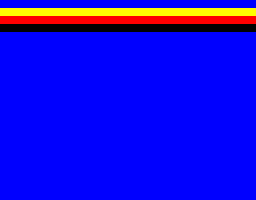

A 2D game scene composited from a Tiled map and its tileset images. What follows is a short description and the map's XML, with every tile layer's data as written:
An orthogonal 32x25 tile map with 8x8 px tiles, 1 tile layer (Tile Layer 1).

<map version="1.8" tiledversion="1.8.2" orientation="orthogonal" renderorder="right-down" width="32" height="25" tilewidth="8" tileheight="8" infinite="0" nextlayerid="2" nextobjectid="1">
 <tileset firstgid="1" source="tileset.tsx" />
 <layer id="1" name="Tile Layer 1" width="32" height="25">
  <data encoding="csv">
1,1,1,1,1,1,1,1,1,1,1,1,1,1,1,1,1,1,1,1,1,1,1,1,1,1,1,1,1,1,1,1,
2,2,2,2,2,2,2,2,2,2,2,2,2,2,2,2,2,2,2,2,2,2,2,2,2,2,2,2,2,2,2,2,
3,3,3,3,3,3,3,3,3,3,3,3,3,3,3,3,3,3,3,3,3,3,3,3,3,3,3,3,3,3,3,3,
9,9,9,9,9,9,9,9,9,9,9,9,9,9,9,9,9,9,9,9,9,9,9,9,9,9,9,9,9,9,9,9,
1,1,1,1,1,1,1,1,1,1,1,1,1,1,1,1,1,1,1,1,1,1,1,1,1,1,1,1,1,1,1,1,
1,1,1,1,1,1,1,1,1,1,1,1,1,1,1,1,1,1,1,1,1,1,1,1,1,1,1,1,1,1,1,1,
1,1,1,1,1,1,1,1,1,1,1,1,1,1,1,1,1,1,1,1,1,1,1,1,1,1,1,1,1,1,1,1,
1,1,1,1,1,1,1,1,1,1,1,1,1,1,1,1,1,1,1,1,1,1,1,1,1,1,1,1,1,1,1,1,
1,1,1,1,1,1,1,1,1,1,1,1,1,1,1,1,1,1,1,1,1,1,1,1,1,1,1,1,1,1,1,1,
1,1,1,1,1,1,1,1,1,1,1,1,1,1,1,1,1,1,1,1,1,1,1,1,1,1,1,1,1,1,1,1,
1,1,1,1,1,1,1,1,1,1,1,1,1,1,1,1,1,1,1,1,1,1,1,1,1,1,1,1,1,1,1,1,
1,1,1,1,1,1,1,1,1,1,1,1,1,1,1,1,1,1,1,1,1,1,1,1,1,1,1,1,1,1,1,1,
1,1,1,1,1,1,1,1,1,1,1,1,1,1,1,1,1,1,1,1,1,1,1,1,1,1,1,1,1,1,1,1,
1,1,1,1,1,1,1,1,1,1,1,1,1,1,1,1,1,1,1,1,1,1,1,1,1,1,1,1,1,1,1,1,
1,1,1,1,1,1,1,1,1,1,1,1,1,1,1,1,1,1,1,1,1,1,1,1,1,1,1,1,1,1,1,1,
1,1,1,1,1,1,1,1,1,1,1,1,1,1,1,1,1,1,1,1,1,1,1,1,1,1,1,1,1,1,1,1,
1,1,1,1,1,1,1,1,1,1,1,1,1,1,1,1,1,1,1,1,1,1,1,1,1,1,1,1,1,1,1,1,
1,1,1,1,1,1,1,1,1,1,1,1,1,1,1,1,1,1,1,1,1,1,1,1,1,1,1,1,1,1,1,1,
1,1,1,1,1,1,1,1,1,1,1,1,1,1,1,1,1,1,1,1,1,1,1,1,1,1,1,1,1,1,1,1,
1,1,1,1,1,1,1,1,1,1,1,1,1,1,1,1,1,1,1,1,1,1,1,1,1,1,1,1,1,1,1,1,
1,1,1,1,1,1,1,1,1,1,1,1,1,1,1,1,1,1,1,1,1,1,1,1,1,1,1,1,1,1,1,1,
1,1,1,1,1,1,1,1,1,1,1,1,1,1,1,1,1,1,1,1,1,1,1,1,1,1,1,1,1,1,1,1,
1,1,1,1,1,1,1,1,1,1,1,1,1,1,1,1,1,1,1,1,1,1,1,1,1,1,1,1,1,1,1,1,
1,1,1,1,1,1,1,1,1,1,1,1,1,1,1,1,1,1,1,1,1,1,1,1,1,1,1,1,1,1,1,1,
1,1,1,1,1,1,1,1,1,1,1,1,1,1,1,1,1,1,1,1,1,1,1,1,1,1,1,1,1,1,1,1
</data>
 </layer>
</map>
